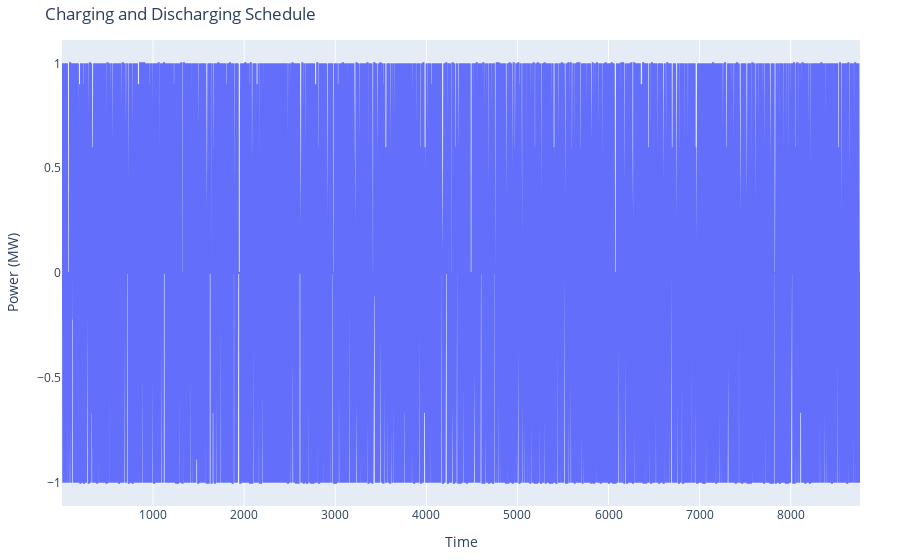
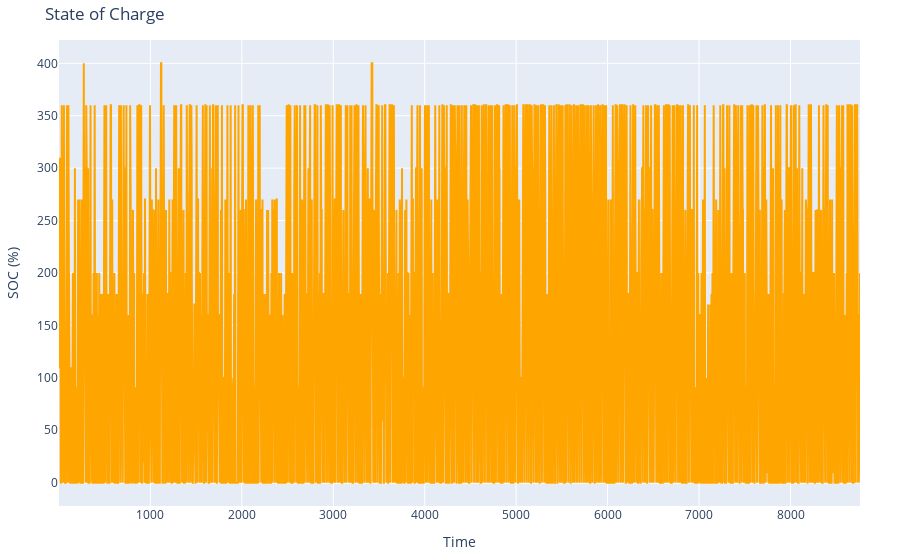

Notebook code cell kept with these figures, in order:
### Code cell
# Create interactive plot for charging and discharging
fig_charge_discharge = go.Figure()
fig_charge_discharge.add_trace(go.Scatter(x=result_df.index, y=result_df['net_discharge'], mode='lines', name='net'))
fig_charge_discharge.update_layout(
    title='Charging and Discharging Schedule',
    xaxis_title='Time',
    yaxis_title='Power (MW)',
    # xaxis=dict(
    #     tickmode='linear',
    #     dtick=86400000.0 * 30,  # 86400000.0 milliseconds in a day * 30 days
    # ),
    legend=dict(x=1.05, y=1),  # Position the legend outside the plot
    autosize=True,
    margin=dict(l=40, r=40, t=40, b=40),
)
fig_charge_discharge.show()

# Create interactive plot for charging and discharging
fig_soc = go.Figure()
fig_soc.add_trace(go.Scatter(x=result_df.index, y=result_df['soc']*100, mode='lines', name='net', line=dict(color='orange')))
fig_soc.update_layout(
    title='State of Charge',
    xaxis_title='Time',
    yaxis_title='SOC (%)',
    # xaxis=dict(
    #     tickmode='linear',
    #     dtick=86400000.0 * 30,  # 86400000.0 milliseconds in a day * 30 days
    # ),
    legend=dict(x=1.05, y=1),  # Position the legend outside the plot
    autosize=True,
    margin=dict(l=40, r=40, t=40, b=40),
)
fig_soc.show()

### Figure 1 — Plotly figure (JSON) as saved in the notebook; plotly's stock layout.template omitted (floating-point values rounded to 4 significant figures; data arrays with more than 128 entries replaced by an {"elided": "..."} marker saying what was removed)
{"data": [{"mode": "lines", "name": "net", "type": "scatter", "x": {"elided": "8760 int values"}, "y": {"elided": "8760 float values"}}], "layout": {"autosize": true, "legend": {"x": 1.05, "y": 1}, "margin": {"b": 40, "l": 40, "r": 40, "t": 40}, "title": {"text": "Charging and Discharging Schedule"}, "xaxis": {"title": {"text": "Time"}}, "yaxis": {"title": {"text": "Power (MW)"}}}}

### Figure 2 — Plotly figure (JSON) as saved in the notebook; plotly's stock layout.template omitted (floating-point values rounded to 4 significant figures; data arrays with more than 128 entries replaced by an {"elided": "..."} marker saying what was removed)
{"data": [{"line": {"color": "orange"}, "mode": "lines", "name": "net", "type": "scatter", "x": {"elided": "8760 int values"}, "y": {"elided": "8760 float values"}}], "layout": {"autosize": true, "legend": {"x": 1.05, "y": 1}, "margin": {"b": 40, "l": 40, "r": 40, "t": 40}, "title": {"text": "State of Charge"}, "xaxis": {"title": {"text": "Time"}}, "yaxis": {"title": {"text": "SOC (%)"}}}}
